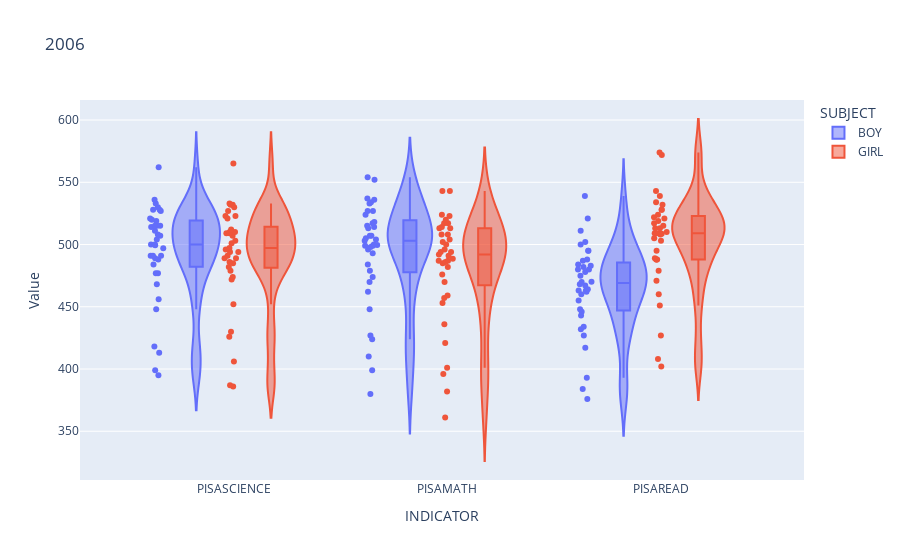
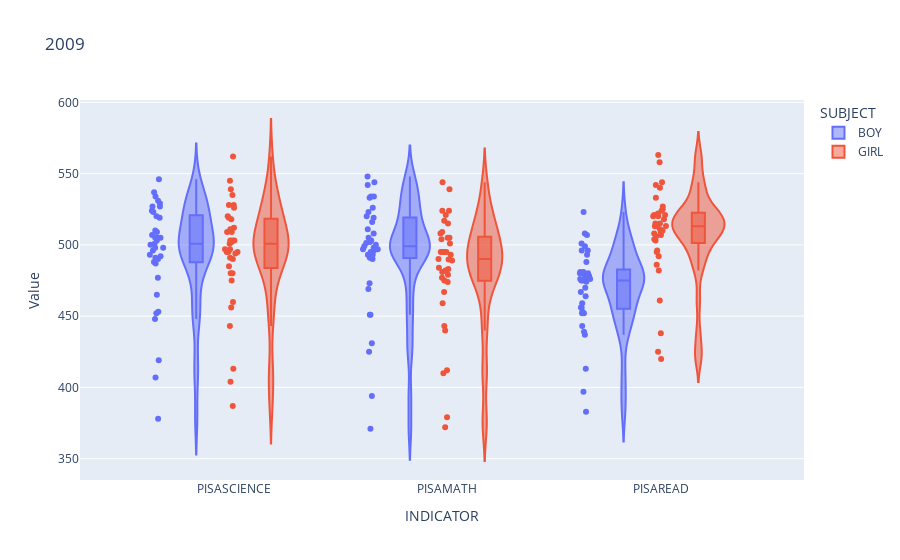
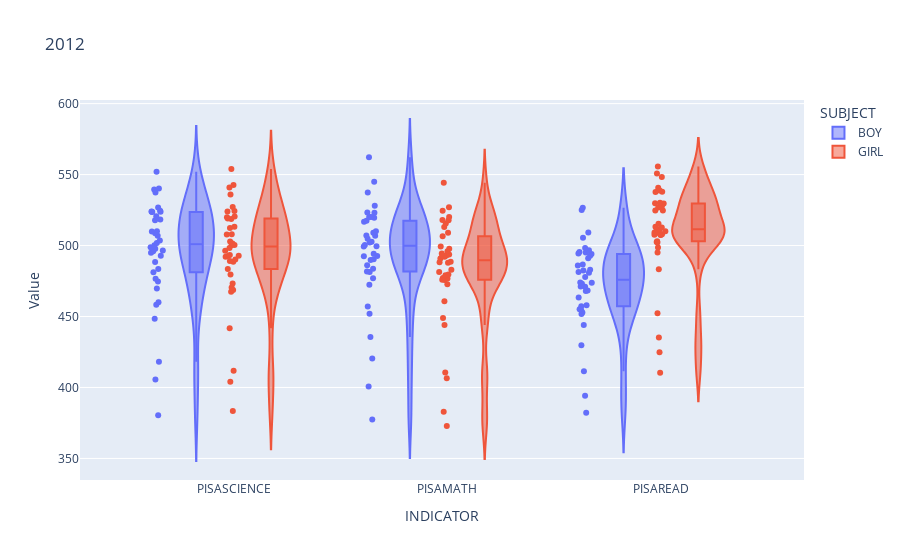
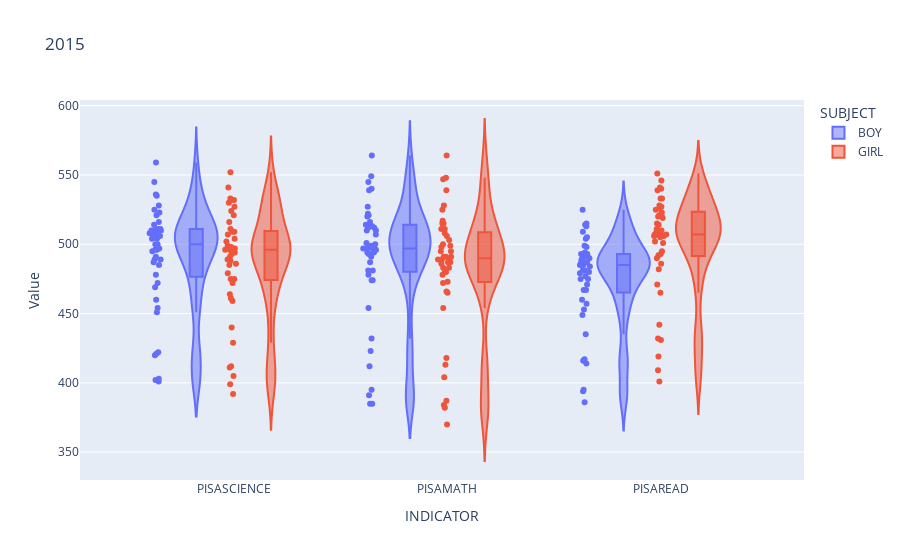

The notebook cell saved with these charts, in order:
### Markdown cell above
## 以下為不嚴謹的三個問題圖解

### Code cell
year = [2006,2009,2012,2015,2018]


for i in year:
    mask = (df["TIME"] == i) & (df["SUBJECT"] != "TOT")
    dfyear = df[mask]
    fig = px.violin(dfyear, y="Value", x="INDICATOR", color="SUBJECT", box=True, points="all", hover_data=df.columns, title=i)
    fig.show()

### Figure 1 — Plotly figure (JSON) as saved in the notebook; plotly's stock layout.template omitted (floating-point values rounded to 4 significant figures; data arrays with more than 128 entries replaced by an {"elided": "..."} marker saying what was removed)
{"data": [{"alignmentgroup": "True", "box": {"visible": true}, "customdata": {"elided": "110x3 mixed values"}, "hovertemplate": "SUBJECT=%{customdata[2]}<br>INDICATOR=%{x}<br>Value=%{y}<br>TIME=%{customdata[0]}<br>LOCATION=%{customdata[1]}<extra></extra>", "legendgroup": "BOY", "marker": {"color": "#636efa"}, "name": "BOY", "offsetgroup": "BOY", "orientation": "v", "points": "all", "scalegroup": "True", "showlegend": true, "type": "violin", "x": ["PISASCIENCE", "PISASCIENCE", "PISASCIENCE", "PISASCIENCE", "PISASCIENCE", "PISASCIENCE", "PISASCIENCE", "PISASCIENCE", "PISASCIENCE", "PISASCIENCE", "PISASCIENCE", "PISASCIENCE", "PISASCIENCE", "PISASCIENCE", "PISASCIENCE", "PISASCIENCE", "PISASCIENCE", "PISASCIENCE", "PISASCIENCE", "PISASCIENCE", "PISASCIENCE", "PISASCIENCE", "PISASCIENCE", "PISASCIENCE", "PISASCIENCE", "PISASCIENCE", "PISASCIENCE", "PISASCIENCE", "PISASCIENCE", "PISASCIENCE", "PISASCIENCE", "PISASCIENCE", "PISASCIENCE", "PISASCIENCE", "PISASCIENCE", "PISASCIENCE", "PISASCIENCE", "PISAMATH", "PISAMATH", "PISAMATH", "PISAMATH", "PISAMATH", "PISAMATH", "PISAMATH", "PISAMATH", "PISAMATH", "PISAMATH", "PISAMATH", "PISAMATH", "PISAMATH", "PISAMATH", "PISAMATH", "PISAMATH", "PISAMATH", "PISAMATH", "PISAMATH", "PISAMATH", "PISAMATH", "PISAMATH", "PISAMATH", "PISAMATH", "PISAMATH", "PISAMATH", "PISAMATH", "PISAMATH", "PISAMATH", "PISAMATH", "PISAMATH", "PISAMATH", "PISAMATH", "PISAMATH", "PISAMATH", "PISAMATH", "PISAMATH", "PISAREAD", "PISAREAD", "PISAREAD", "PISAREAD", "PISAREAD", "PISAREAD", "PISAREAD", "PISAREAD", "PISAREAD", "PISAREAD", "PISAREAD", "PISAREAD", "PISAREAD", "PISAREAD", "PISAREAD", "PISAREAD", "PISAREAD", "PISAREAD", "PISAREAD", "PISAREAD", "PISAREAD", "PISAREAD", "PISAREAD", "PISAREAD", "PISAREAD", "PISAREAD", "PISAREAD", "PISAREAD", "PISAREAD", "PISAREAD", "PISAREAD", "PISAREAD", "PISAREAD", "PISAREAD", "PISAREAD", "PISAREAD"], "x0": " ", "xaxis": "x", "y": [527, 515, 511, 536, 515, 500, 562, 497, 519, 468, 507, 488, 508, 477, 533, 521, 491, 413, 528, 528, 484, 500, 477, 491, 491, 504, 514, 418, 520, 489, 395, 448, 530, 399, 456, 515, 499.4, 527, 517, 524, 534, 514, 518, 554, 499, 513, 462, 496, 503, 507, 470, 533, 552, 498, 410, 537, 527, 493, 500, 474, 499, 484, 505, 536, 427, 504, 479, 380, 424, 515, 399, 448, 507, 499.7, 495, 468, 482, 511, 463, 480, 521, 470, 475, 432, 463, 460, 500, 448, 483, 539, 464, 393, 495, 502, 462, 487, 455, 446, 443, 488, 484, 427, 480, 376, 434, 478, 384, 417, 467, 470.1], "y0": " ", "yaxis": "y"}, {"alignmentgroup": "True", "box": {"visible": true}, "customdata": {"elided": "110x3 mixed values"}, "hovertemplate": "SUBJECT=%{customdata[2]}<br>INDICATOR=%{x}<br>Value=%{y}<br>TIME=%{customdata[0]}<br>LOCATION=%{customdata[1]}<extra></extra>", "legendgroup": "GIRL", "marker": {"color": "#EF553B"}, "name": "GIRL", "offsetgroup": "GIRL", "orientation": "v", "points": "all", "scalegroup": "True", "showlegend": true, "type": "violin", "x": ["PISASCIENCE", "PISASCIENCE", "PISASCIENCE", "PISASCIENCE", "PISASCIENCE", "PISASCIENCE", "PISASCIENCE", "PISASCIENCE", "PISASCIENCE", "PISASCIENCE", "PISASCIENCE", "PISASCIENCE", "PISASCIENCE", "PISASCIENCE", "PISASCIENCE", "PISASCIENCE", "PISASCIENCE", "PISASCIENCE", "PISASCIENCE", "PISASCIENCE", "PISASCIENCE", "PISASCIENCE", "PISASCIENCE", "PISASCIENCE", "PISASCIENCE", "PISASCIENCE", "PISASCIENCE", "PISASCIENCE", "PISASCIENCE", "PISASCIENCE", "PISASCIENCE", "PISASCIENCE", "PISASCIENCE", "PISASCIENCE", "PISASCIENCE", "PISASCIENCE", "PISASCIENCE", "PISAMATH", "PISAMATH", "PISAMATH", "PISAMATH", "PISAMATH", "PISAMATH", "PISAMATH", "PISAMATH", "PISAMATH", "PISAMATH", "PISAMATH", "PISAMATH", "PISAMATH", "PISAMATH", "PISAMATH", "PISAMATH", "PISAMATH", "PISAMATH", "PISAMATH", "PISAMATH", "PISAMATH", "PISAMATH", "PISAMATH", "PISAMATH", "PISAMATH", "PISAMATH", "PISAMATH", "PISAMATH", "PISAMATH", "PISAMATH", "PISAMATH", "PISAMATH", "PISAMATH", "PISAMATH", "PISAMATH", "PISAMATH", "PISAMATH", "PISAREAD", "PISAREAD", "PISAREAD", "PISAREAD", "PISAREAD", "PISAREAD", "PISAREAD", "PISAREAD", "PISAREAD", "PISAREAD", "PISAREAD", "PISAREAD", "PISAREAD", "PISAREAD", "PISAREAD", "PISAREAD", "PISAREAD", "PISAREAD", "PISAREAD", "PISAREAD", "PISAREAD", "PISAREAD", "PISAREAD", "PISAREAD", "PISAREAD", "PISAREAD", "PISAREAD", "PISAREAD", "PISAREAD", "PISAREAD", "PISAREAD", "PISAREAD", "PISAREAD", "PISAREAD", "PISAREAD", "PISAREAD"], "x0": " ", "xaxis": "x", "y": [527, 507, 510, 532, 510, 491, 565, 494, 512, 479, 501, 494, 509, 474, 530, 523, 482, 406, 521, 532, 489, 496, 472, 485, 486, 503, 509, 430, 510, 489, 386, 426, 533, 387, 452, 523, 497.1, 513, 494, 517, 520, 504, 508, 543, 492, 494, 457, 486, 508, 496, 453, 513, 543, 482, 401, 524, 517, 487, 491, 459, 485, 476, 500, 523, 421, 487, 470, 361, 396, 514, 382, 436, 502, 488.6, 532, 513, 522, 543, 509, 509, 572, 505, 517, 488, 503, 509, 534, 489, 513, 574, 495, 427, 519, 539, 508, 528, 488, 488, 479, 528, 515, 471, 510, 408, 451, 524, 402, 460, 521, 508.6], "y0": " ", "yaxis": "y"}], "layout": {"legend": {"title": {"text": "SUBJECT"}, "tracegroupgap": 0}, "title": {"text": "2006"}, "violinmode": "group", "xaxis": {"anchor": "y", "domain": [0, 1], "title": {"text": "INDICATOR"}}, "yaxis": {"anchor": "x", "domain": [0, 1], "title": {"text": "Value"}}}}

### Figure 2 — Plotly figure (JSON) as saved in the notebook; plotly's stock layout.template omitted (floating-point values rounded to 4 significant figures; data arrays with more than 128 entries replaced by an {"elided": "..."} marker saying what was removed)
{"data": [{"alignmentgroup": "True", "box": {"visible": true}, "customdata": {"elided": "111x3 mixed values"}, "hovertemplate": "SUBJECT=%{customdata[2]}<br>INDICATOR=%{x}<br>Value=%{y}<br>TIME=%{customdata[0]}<br>LOCATION=%{customdata[1]}<extra></extra>", "legendgroup": "BOY", "marker": {"color": "#636efa"}, "name": "BOY", "offsetgroup": "BOY", "orientation": "v", "points": "all", "scalegroup": "True", "showlegend": true, "type": "violin", "x": ["PISASCIENCE", "PISASCIENCE", "PISASCIENCE", "PISASCIENCE", "PISASCIENCE", "PISASCIENCE", "PISASCIENCE", "PISASCIENCE", "PISASCIENCE", "PISASCIENCE", "PISASCIENCE", "PISASCIENCE", "PISASCIENCE", "PISASCIENCE", "PISASCIENCE", "PISASCIENCE", "PISASCIENCE", "PISASCIENCE", "PISASCIENCE", "PISASCIENCE", "PISASCIENCE", "PISASCIENCE", "PISASCIENCE", "PISASCIENCE", "PISASCIENCE", "PISASCIENCE", "PISASCIENCE", "PISASCIENCE", "PISASCIENCE", "PISASCIENCE", "PISASCIENCE", "PISASCIENCE", "PISASCIENCE", "PISASCIENCE", "PISASCIENCE", "PISASCIENCE", "PISASCIENCE", "PISAMATH", "PISAMATH", "PISAMATH", "PISAMATH", "PISAMATH", "PISAMATH", "PISAMATH", "PISAMATH", "PISAMATH", "PISAMATH", "PISAMATH", "PISAMATH", "PISAMATH", "PISAMATH", "PISAMATH", "PISAMATH", "PISAMATH", "PISAMATH", "PISAMATH", "PISAMATH", "PISAMATH", "PISAMATH", "PISAMATH", "PISAMATH", "PISAMATH", "PISAMATH", "PISAMATH", "PISAMATH", "PISAMATH", "PISAMATH", "PISAMATH", "PISAMATH", "PISAMATH", "PISAMATH", "PISAMATH", "PISAMATH", "PISAMATH", "PISAREAD", "PISAREAD", "PISAREAD", "PISAREAD", "PISAREAD", "PISAREAD", "PISAREAD", "PISAREAD", "PISAREAD", "PISAREAD", "PISAREAD", "PISAREAD", "PISAREAD", "PISAREAD", "PISAREAD", "PISAREAD", "PISAREAD", "PISAREAD", "PISAREAD", "PISAREAD", "PISAREAD", "PISAREAD", "PISAREAD", "PISAREAD", "PISAREAD", "PISAREAD", "PISAREAD", "PISAREAD", "PISAREAD", "PISAREAD", "PISAREAD", "PISAREAD", "PISAREAD", "PISAREAD", "PISAREAD", "PISAREAD", "PISAREAD"], "x0": " ", "xaxis": "x", "y": [527, 510, 531, 498, 505, 546, 500, 523, 465, 503, 496, 507, 488, 534, 537, 487, 419, 524, 529, 498, 505, 491, 490, 492, 493, 520, 448, 519, 509, 407, 452, 527, 378, 453, 477, 505, 500.9, 519, 526, 533, 495, 511, 542, 505, 520, 473, 496, 508, 491, 490, 534, 548, 499, 425, 534, 523, 500, 497, 493, 498, 493, 493, 544, 451, 503, 497, 394, 431, 516, 371, 451, 469, 502, 501.4, 496, 493, 507, 456, 480, 508, 475, 478, 459, 475, 478, 476, 464, 501, 523, 453, 413, 496, 499, 480, 476, 470, 452, 467, 475, 481, 443, 481, 488, 397, 439, 480, 383, 452, 437, 456, 474.1], "y0": " ", "yaxis": "y"}, {"alignmentgroup": "True", "box": {"visible": true}, "customdata": {"elided": "111x3 mixed values"}, "hovertemplate": "SUBJECT=%{customdata[2]}<br>INDICATOR=%{x}<br>Value=%{y}<br>TIME=%{customdata[0]}<br>LOCATION=%{customdata[1]}<extra></extra>", "legendgroup": "GIRL", "marker": {"color": "#EF553B"}, "name": "GIRL", "offsetgroup": "GIRL", "orientation": "v", "points": "all", "scalegroup": "True", "showlegend": true, "type": "violin", "x": ["PISASCIENCE", "PISASCIENCE", "PISASCIENCE", "PISASCIENCE", "PISASCIENCE", "PISASCIENCE", "PISASCIENCE", "PISASCIENCE", "PISASCIENCE", "PISASCIENCE", "PISASCIENCE", "PISASCIENCE", "PISASCIENCE", "PISASCIENCE", "PISASCIENCE", "PISASCIENCE", "PISASCIENCE", "PISASCIENCE", "PISASCIENCE", "PISASCIENCE", "PISASCIENCE", "PISASCIENCE", "PISASCIENCE", "PISASCIENCE", "PISASCIENCE", "PISASCIENCE", "PISASCIENCE", "PISASCIENCE", "PISASCIENCE", "PISASCIENCE", "PISASCIENCE", "PISASCIENCE", "PISASCIENCE", "PISASCIENCE", "PISASCIENCE", "PISASCIENCE", "PISASCIENCE", "PISAMATH", "PISAMATH", "PISAMATH", "PISAMATH", "PISAMATH", "PISAMATH", "PISAMATH", "PISAMATH", "PISAMATH", "PISAMATH", "PISAMATH", "PISAMATH", "PISAMATH", "PISAMATH", "PISAMATH", "PISAMATH", "PISAMATH", "PISAMATH", "PISAMATH", "PISAMATH", "PISAMATH", "PISAMATH", "PISAMATH", "PISAMATH", "PISAMATH", "PISAMATH", "PISAMATH", "PISAMATH", "PISAMATH", "PISAMATH", "PISAMATH", "PISAMATH", "PISAMATH", "PISAMATH", "PISAMATH", "PISAMATH", "PISAMATH", "PISAREAD", "PISAREAD", "PISAREAD", "PISAREAD", "PISAREAD", "PISAREAD", "PISAREAD", "PISAREAD", "PISAREAD", "PISAREAD", "PISAREAD", "PISAREAD", "PISAREAD", "PISAREAD", "PISAREAD", "PISAREAD", "PISAREAD", "PISAREAD", "PISAREAD", "PISAREAD", "PISAREAD", "PISAREAD", "PISAREAD", "PISAREAD", "PISAREAD", "PISAREAD", "PISAREAD", "PISAREAD", "PISAREAD", "PISAREAD", "PISAREAD", "PISAREAD", "PISAREAD", "PISAREAD", "PISAREAD", "PISAREAD", "PISAREAD"], "x0": " ", "xaxis": "x", "y": [528, 503, 526, 503, 494, 562, 497, 518, 475, 503, 495, 509, 490, 545, 539, 480, 413, 520, 535, 502, 511, 495, 491, 485, 497, 512, 460, 509, 495, 404, 443, 528, 387, 456, 480, 519, 500.8, 509, 504, 521, 490, 495, 539, 489, 505, 459, 484, 505, 483, 475, 524, 544, 479, 412, 517, 515, 495, 493, 481, 495, 474, 495, 524, 440, 482, 477, 379, 410, 508, 372, 443, 467, 501, 489.8, 533, 520, 542, 504, 509, 563, 515, 518, 506, 513, 522, 515, 510, 540, 558, 492, 438, 521, 544, 527, 525, 508, 503, 496, 521, 520, 486, 507, 513, 425, 461, 524, 420, 495, 482, 511, 513.2], "y0": " ", "yaxis": "y"}], "layout": {"legend": {"title": {"text": "SUBJECT"}, "tracegroupgap": 0}, "title": {"text": "2009"}, "violinmode": "group", "xaxis": {"anchor": "y", "domain": [0, 1], "title": {"text": "INDICATOR"}}, "yaxis": {"anchor": "x", "domain": [0, 1], "title": {"text": "Value"}}}}

### Figure 3 — Plotly figure (JSON) as saved in the notebook; plotly's stock layout.template omitted (floating-point values rounded to 4 significant figures; data arrays with more than 128 entries replaced by an {"elided": "..."} marker saying what was removed)
{"data": [{"alignmentgroup": "True", "box": {"visible": true}, "customdata": {"elided": "114x3 mixed values"}, "hovertemplate": "SUBJECT=%{customdata[2]}<br>INDICATOR=%{x}<br>Value=%{y}<br>TIME=%{customdata[0]}<br>LOCATION=%{customdata[1]}<extra></extra>", "legendgroup": "BOY", "marker": {"color": "#636efa"}, "name": "BOY", "offsetgroup": "BOY", "orientation": "v", "points": "all", "scalegroup": "True", "showlegend": true, "type": "violin", "x": ["PISASCIENCE", "PISASCIENCE", "PISASCIENCE", "PISASCIENCE", "PISASCIENCE", "PISASCIENCE", "PISASCIENCE", "PISASCIENCE", "PISASCIENCE", "PISASCIENCE", "PISASCIENCE", "PISASCIENCE", "PISASCIENCE", "PISASCIENCE", "PISASCIENCE", "PISASCIENCE", "PISASCIENCE", "PISASCIENCE", "PISASCIENCE", "PISASCIENCE", "PISASCIENCE", "PISASCIENCE", "PISASCIENCE", "PISASCIENCE", "PISASCIENCE", "PISASCIENCE", "PISASCIENCE", "PISASCIENCE", "PISASCIENCE", "PISASCIENCE", "PISASCIENCE", "PISASCIENCE", "PISASCIENCE", "PISASCIENCE", "PISASCIENCE", "PISASCIENCE", "PISASCIENCE", "PISASCIENCE", "PISAMATH", "PISAMATH", "PISAMATH", "PISAMATH", "PISAMATH", "PISAMATH", "PISAMATH", "PISAMATH", "PISAMATH", "PISAMATH", "PISAMATH", "PISAMATH", "PISAMATH", "PISAMATH", "PISAMATH", "PISAMATH", "PISAMATH", "PISAMATH", "PISAMATH", "PISAMATH", "PISAMATH", "PISAMATH", "PISAMATH", "PISAMATH", "PISAMATH", "PISAMATH", "PISAMATH", "PISAMATH", "PISAMATH", "PISAMATH", "PISAMATH", "PISAMATH", "PISAMATH", "PISAMATH", "PISAMATH", "PISAMATH", "PISAMATH", "PISAMATH", "PISAREAD", "PISAREAD", "PISAREAD", "PISAREAD", "PISAREAD", "PISAREAD", "PISAREAD", "PISAREAD", "PISAREAD", "PISAREAD", "PISAREAD", "PISAREAD", "PISAREAD", "PISAREAD", "PISAREAD", "PISAREAD", "PISAREAD", "PISAREAD", "PISAREAD", "PISAREAD", "PISAREAD", "PISAREAD", "PISAREAD", "PISAREAD", "PISAREAD", "PISAREAD", "PISAREAD", "PISAREAD", "PISAREAD", "PISAREAD", "PISAREAD", "PISAREAD", "PISAREAD", "PISAREAD", "PISAREAD", "PISAREAD", "PISAREAD", "PISAREAD"], "x0": " ", "xaxis": "x", "y": [523.7, 510.1, 506.8, 526.9, 508.7, 503.5, 537.4, 497.7, 523.9, 460.0, 495.9, 476.7, 523.9, 494.9, 551.9, 539.4, 498.7, 418.1, 523.6, 517.9, 492.8, 524.4, 488.3, 474.7, 500.1, 481.2, 518.3, 458.3, 520.6, 496.5, 405.5, 448.4, 540.2, 380.4, 469.7, 483.5, 509.9, 501.9, 510.1, 516.7, 520.1, 523.2, 504.7, 507.0, 517.4, 499.4, 520.2, 457.0, 481.7, 489.7, 509.0, 494.2, 544.9, 562.1, 502.2, 420.4, 528.0, 507.1, 490.4, 519.6, 492.7, 486.1, 492.4, 476.9, 537.4, 451.9, 500.3, 483.6, 400.8, 435.5, 523.2, 377.4, 472.4, 481.4, 502.7, 499.4, 495.1, 471.1, 492.8, 505.5, 474.0, 480.9, 494.0, 483.0, 486, 451.7, 468.0, 457.3, 509.2, 470.9, 526.6, 525.0, 473.0, 411.4, 498.3, 495.4, 481.3, 496.7, 468.4, 444.1, 473.8, 458.0, 491.1, 452.8, 486.6, 482.5, 394.2, 429.7, 494.3, 382.3, 463.5, 455.1, 454.5, 477.8], "y0": " ", "yaxis": "y"}, {"alignmentgroup": "True", "box": {"visible": true}, "customdata": {"elided": "114x3 mixed values"}, "hovertemplate": "SUBJECT=%{customdata[2]}<br>INDICATOR=%{x}<br>Value=%{y}<br>TIME=%{customdata[0]}<br>LOCATION=%{customdata[1]}<extra></extra>", "legendgroup": "GIRL", "marker": {"color": "#EF553B"}, "name": "GIRL", "offsetgroup": "GIRL", "orientation": "v", "points": "all", "scalegroup": "True", "showlegend": true, "type": "violin", "x": ["PISASCIENCE", "PISASCIENCE", "PISASCIENCE", "PISASCIENCE", "PISASCIENCE", "PISASCIENCE", "PISASCIENCE", "PISASCIENCE", "PISASCIENCE", "PISASCIENCE", "PISASCIENCE", "PISASCIENCE", "PISASCIENCE", "PISASCIENCE", "PISASCIENCE", "PISASCIENCE", "PISASCIENCE", "PISASCIENCE", "PISASCIENCE", "PISASCIENCE", "PISASCIENCE", "PISASCIENCE", "PISASCIENCE", "PISASCIENCE", "PISASCIENCE", "PISASCIENCE", "PISASCIENCE", "PISASCIENCE", "PISASCIENCE", "PISASCIENCE", "PISASCIENCE", "PISASCIENCE", "PISASCIENCE", "PISASCIENCE", "PISASCIENCE", "PISASCIENCE", "PISASCIENCE", "PISASCIENCE", "PISAMATH", "PISAMATH", "PISAMATH", "PISAMATH", "PISAMATH", "PISAMATH", "PISAMATH", "PISAMATH", "PISAMATH", "PISAMATH", "PISAMATH", "PISAMATH", "PISAMATH", "PISAMATH", "PISAMATH", "PISAMATH", "PISAMATH", "PISAMATH", "PISAMATH", "PISAMATH", "PISAMATH", "PISAMATH", "PISAMATH", "PISAMATH", "PISAMATH", "PISAMATH", "PISAMATH", "PISAMATH", "PISAMATH", "PISAMATH", "PISAMATH", "PISAMATH", "PISAMATH", "PISAMATH", "PISAMATH", "PISAMATH", "PISAMATH", "PISAMATH", "PISAREAD", "PISAREAD", "PISAREAD", "PISAREAD", "PISAREAD", "PISAREAD", "PISAREAD", "PISAREAD", "PISAREAD", "PISAREAD", "PISAREAD", "PISAREAD", "PISAREAD", "PISAREAD", "PISAREAD", "PISAREAD", "PISAREAD", "PISAREAD", "PISAREAD", "PISAREAD", "PISAREAD", "PISAREAD", "PISAREAD", "PISAREAD", "PISAREAD", "PISAREAD", "PISAREAD", "PISAREAD", "PISAREAD", "PISAREAD", "PISAREAD", "PISAREAD", "PISAREAD", "PISAREAD", "PISAREAD", "PISAREAD", "PISAREAD", "PISAREAD"], "x0": " ", "xaxis": "x", "y": [519.1, 501.5, 502.9, 524.1, 507.9, 493.4, 553.9, 500.2, 524.4, 473.3, 492.8, 479.7, 520, 492.1, 541.0, 535.9, 483.5, 411.8, 520.4, 513.3, 496.3, 527.1, 490.2, 467.4, 492.7, 488.5, 512.3, 468.6, 507.9, 498.3, 403.9, 441.6, 542.6, 383.5, 470.4, 489.1, 518.7, 500.4, 497.8, 494.5, 508.9, 513.0, 492.9, 493.0, 520.2, 490.9, 506.6, 449.0, 472.7, 495.9, 493.7, 475.8, 527.0, 544.2, 477.1, 406.4, 517.7, 492.1, 488.3, 515.5, 481.3, 476.7, 476.0, 479.6, 524.5, 443.9, 487.8, 479.0, 382.9, 410.5, 517.9, 372.8, 460.7, 482.9, 499.4, 488.6, 529.5, 508.0, 524.6, 540.7, 512.8, 511.5, 555.7, 526.8, 530.1, 502.2, 507.5, 508.4, 537.7, 509.9, 550.7, 548.2, 503.0, 435.3, 524.8, 529.8, 527.8, 538.7, 507.6, 483.3, 502.5, 509.1, 527.1, 498.6, 511.5, 513.3, 424.7, 452.4, 537.8, 410.4, 507.5, 495.1, 510.1, 515.4], "y0": " ", "yaxis": "y"}], "layout": {"legend": {"title": {"text": "SUBJECT"}, "tracegroupgap": 0}, "title": {"text": "2012"}, "violinmode": "group", "xaxis": {"anchor": "y", "domain": [0, 1], "title": {"text": "INDICATOR"}}, "yaxis": {"anchor": "x", "domain": [0, 1], "title": {"text": "Value"}}}}

### Figure 4 — Plotly figure (JSON) as saved in the notebook; plotly's stock layout.template omitted (floating-point values rounded to 4 significant figures; data arrays with more than 128 entries replaced by an {"elided": "..."} marker saying what was removed)
{"data": [{"alignmentgroup": "True", "box": {"visible": true}, "customdata": {"elided": "135x3 mixed values"}, "hovertemplate": "SUBJECT=%{customdata[2]}<br>INDICATOR=%{x}<br>Value=%{y}<br>TIME=%{customdata[0]}<br>LOCATION=%{customdata[1]}<extra></extra>", "legendgroup": "BOY", "marker": {"color": "#636efa"}, "name": "BOY", "offsetgroup": "BOY", "orientation": "v", "points": "all", "scalegroup": "True", "showlegend": true, "type": "violin", "x": {"elided": "135 str values"}, "x0": " ", "xaxis": "x", "y": {"elided": "135 int values"}, "y0": " ", "yaxis": "y"}, {"alignmentgroup": "True", "box": {"visible": true}, "customdata": {"elided": "135x3 mixed values"}, "hovertemplate": "SUBJECT=%{customdata[2]}<br>INDICATOR=%{x}<br>Value=%{y}<br>TIME=%{customdata[0]}<br>LOCATION=%{customdata[1]}<extra></extra>", "legendgroup": "GIRL", "marker": {"color": "#EF553B"}, "name": "GIRL", "offsetgroup": "GIRL", "orientation": "v", "points": "all", "scalegroup": "True", "showlegend": true, "type": "violin", "x": {"elided": "135 str values"}, "x0": " ", "xaxis": "x", "y": {"elided": "135 int values"}, "y0": " ", "yaxis": "y"}], "layout": {"legend": {"title": {"text": "SUBJECT"}, "tracegroupgap": 0}, "title": {"text": "2015"}, "violinmode": "group", "xaxis": {"anchor": "y", "domain": [0, 1], "title": {"text": "INDICATOR"}}, "yaxis": {"anchor": "x", "domain": [0, 1], "title": {"text": "Value"}}}}
